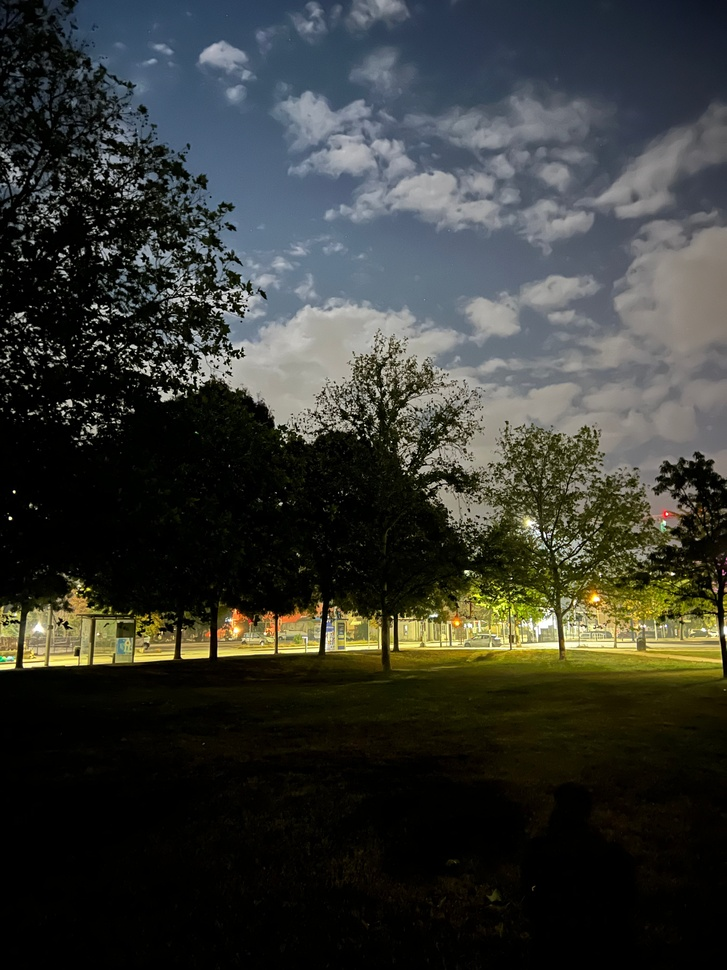
#> input picture data/original/1.jpg, 727 x 970 px, shrunk from 3024 x 4032 before the run
$ python -i methods.py   (imports and definitions only)
#> lines starting #> are read from the running program, lines starting #| are printed output that depends on the picture
"""
methods.py
The 4 enhancement methods. Every method takes a BGR uint8 image
and returns a BGR uint8 image of the same size.

Why we work on the L channel of CIE-Lab:
  Lab splits an image into L (lightness) and a, b (color).
  If we change only L, we change brightness/contrast but the
  colors (a, b) stay the same. If we changed R, G, B separately,
  each channel would change by a different amount and the colors
  could shift.

OpenCV note: for uint8 images, cv2.COLOR_BGR2LAB scales L to 0-255
(not 0-100 like in the textbook). So we can treat L like a normal
gray image.
"""

import cv2
import numpy as np


# ---------- helper functions ----------

def split_lab(image_bgr):
    """Change BGR to Lab and return the three channels separately."""
    lab = cv2.cvtColor(image_bgr, cv2.COLOR_BGR2LAB)
    lightness, channel_a, channel_b = cv2.split(lab)
    return lightness, channel_a, channel_b


def merge_lab(lightness, channel_a, channel_b):
    """Put the Lab channels back together and change Lab to BGR."""
    lab = cv2.merge([lightness, channel_a, channel_b])
    return cv2.cvtColor(lab, cv2.COLOR_LAB2BGR)


# ---------- method 1: baseline ----------

# [38 lines left out: functions baseline, contrast_stretch, not called in this run]


# ---------- method 3: histogram equalization on L ----------

def equalize_lightness(image_bgr):
    """Histogram equalization on the L channel of Lab.

    Equalization spreads the brightness values so that all levels
    from 0 to 255 are used about equally. Dark, low-contrast images
    become brighter with more contrast. Colors (a, b) are not touched.
    """
    lightness, channel_a, channel_b = split_lab(image_bgr)
    # equalizeHist needs a single-channel uint8 image. L is exactly that.
    equalized = cv2.equalizeHist(lightness)
    return merge_lab(equalized, channel_a, channel_b)


# ---------- method 4: non-local means denoising + equalization ----------

# [30 lines left out: function denoise_then_equalize, not called in this run]

>>> import cv2
>>> picture = cv2.imread('../data/original/1.jpg')
#> picture is the input picture: shape (970, 727, 3); mean B, G, R 51.1, 56.1, 54.2
>>> result = equalize_lightness(picture)
#> in split_lab, `lab = cv2.cvtColor(image_bgr, cv2.COLOR_BGR2LAB)`: lab: shape (970, 727, 3); mean of channels 0, 1, 2 58.4, 127, 130.1
#> in split_lab, `lightness, channel_a, channel_b = cv2.split(lab)`:
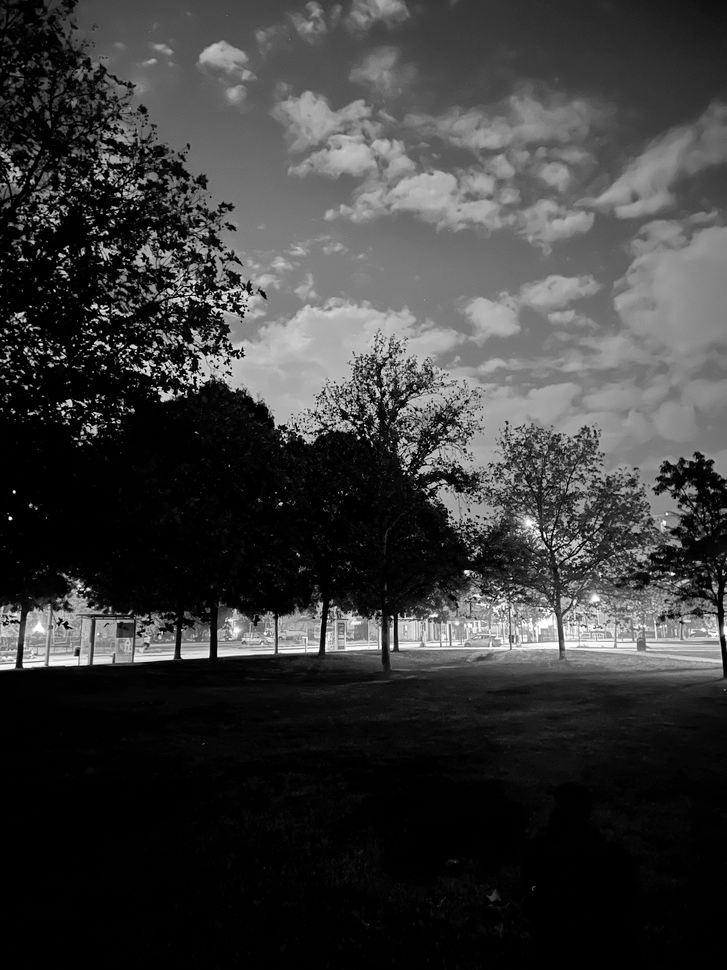
#> lightness: shape (970, 727); min 0, max 255, mean 58.4
#> in split_lab, `lightness, channel_a, channel_b = cv2.split(lab)`:
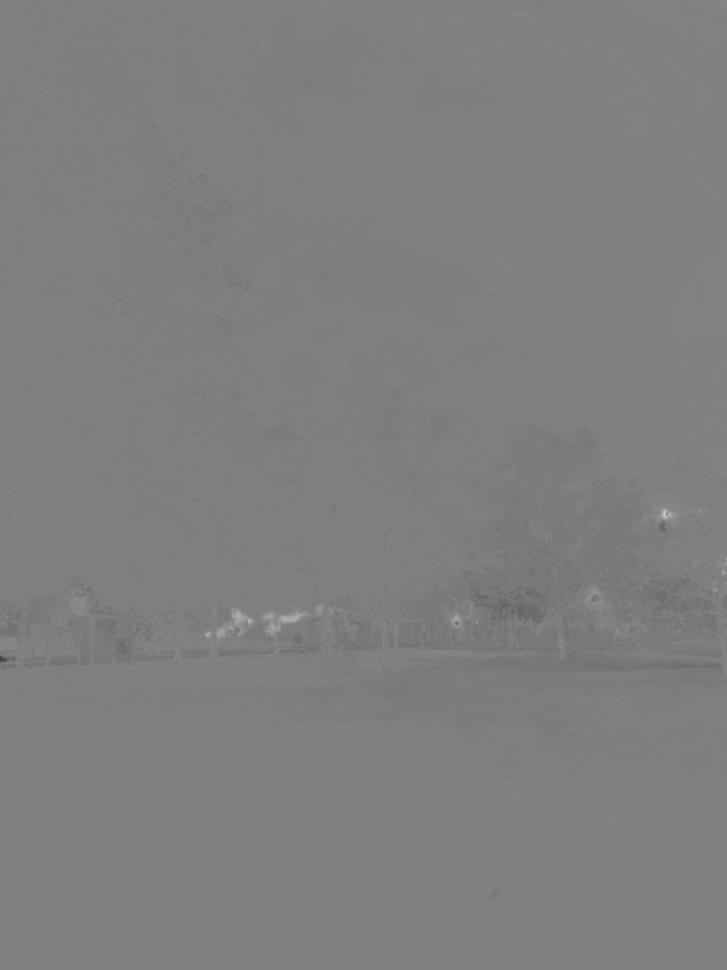
#> channel_a: shape (970, 727); min 67, max 196, mean 127
#> in split_lab, `lightness, channel_a, channel_b = cv2.split(lab)`:
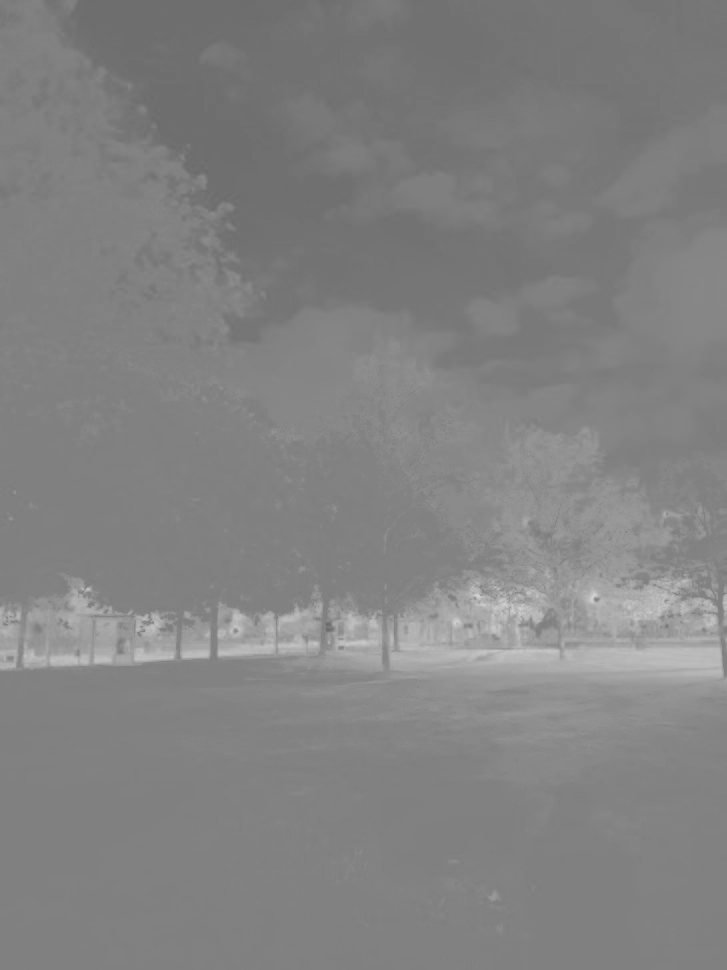
#> channel_b: shape (970, 727); min 107, max 213, mean 130.1
#> in equalize_lightness, `equalized = cv2.equalizeHist(lightness)`:
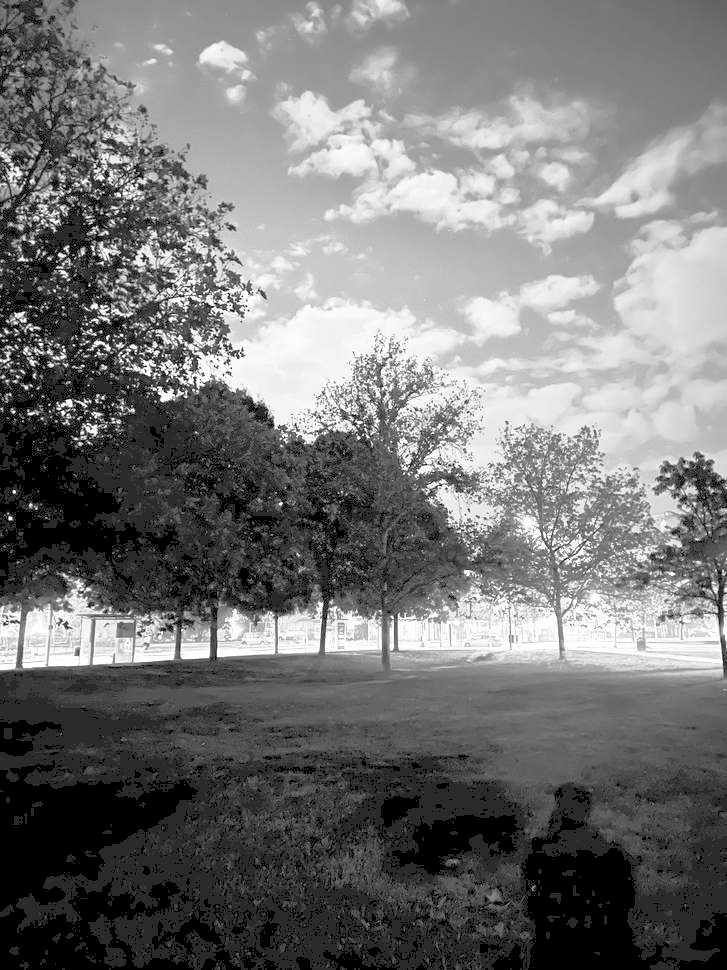
#> equalized: shape (970, 727); min 0, max 255, mean 117.2
#> in merge_lab, `lab = cv2.merge([lightness, channel_a, channel_b])`: lab: shape (970, 727, 3); mean of channels 0, 1, 2 117.2, 127, 130.1
#> in merge_lab, `return cv2.cvtColor(lab, cv2.COLOR_LAB2BGR)`:
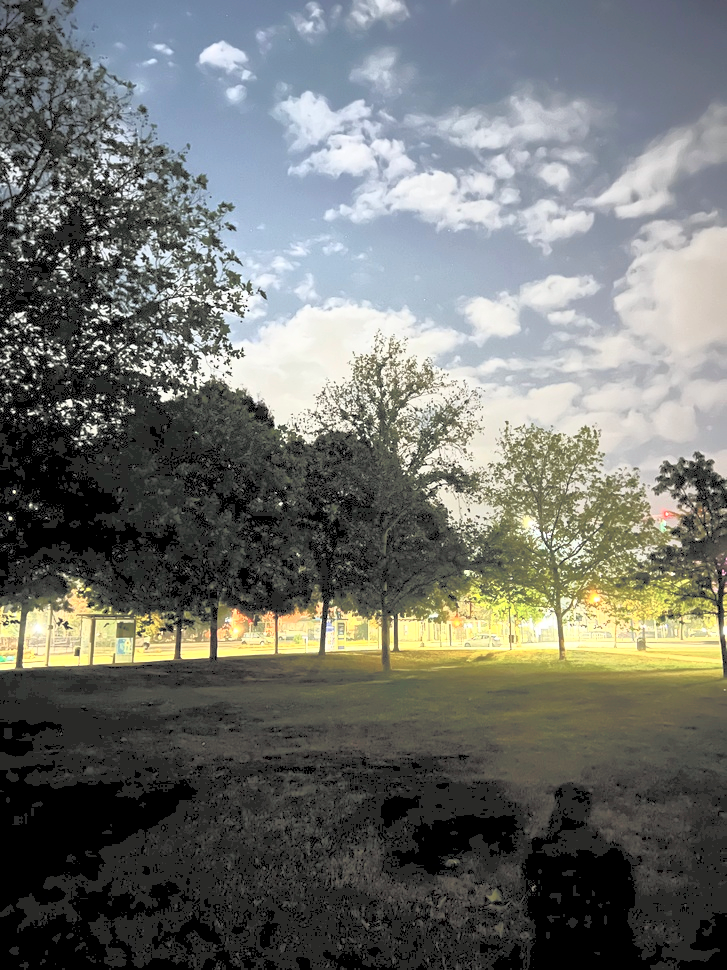
#> returned value: shape (970, 727, 3); mean B, G, R 108.5, 113, 111

$ run again, on data/original/2.jpg
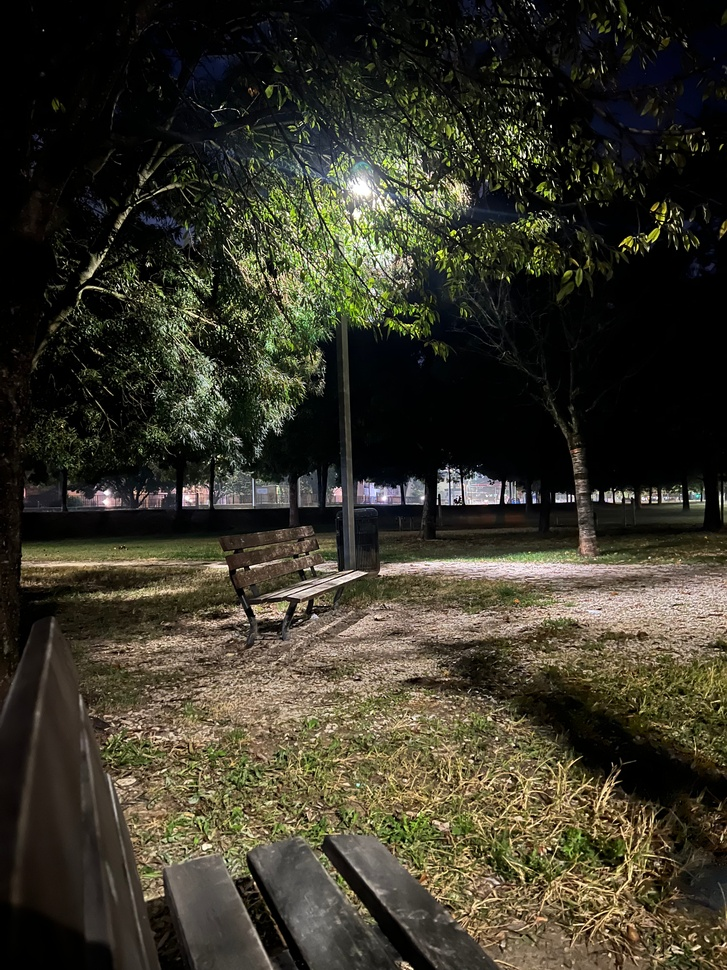
#> input picture data/original/2.jpg, 727 x 970 px, shrunk from 3024 x 4032 before the run
#> picture is the input picture: shape (970, 727, 3); mean B, G, R 41.6, 54.6, 57.7
#> in split_lab, `lightness, channel_a, channel_b = cv2.split(lab)`:
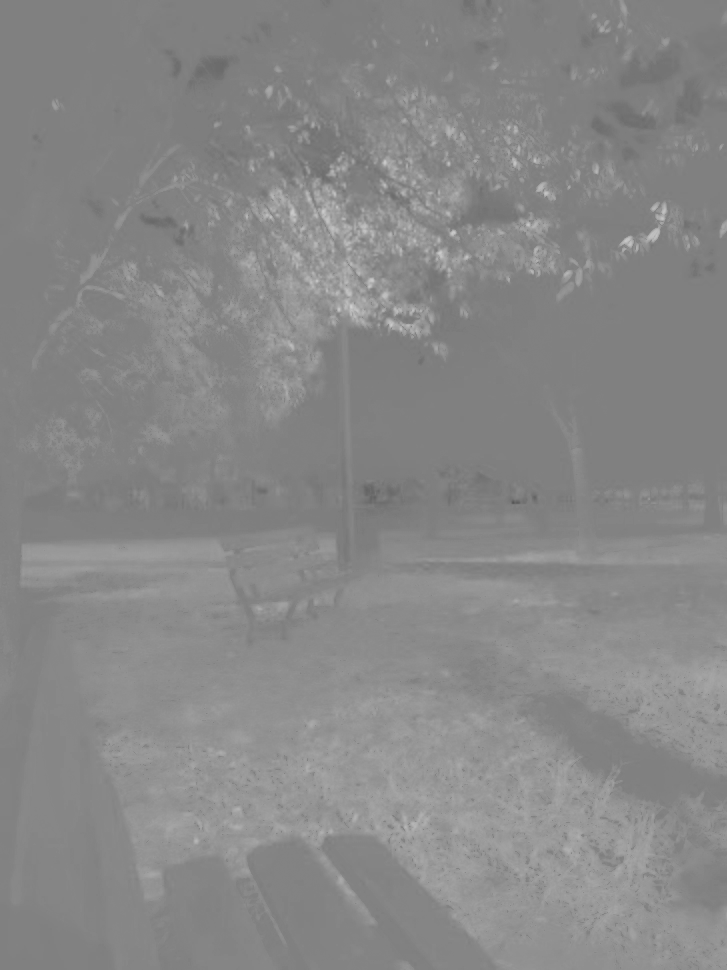
#> channel_b: shape (970, 727); min 86, max 207, mean 135.8
#> in merge_lab, `return cv2.cvtColor(lab, cv2.COLOR_LAB2BGR)`:
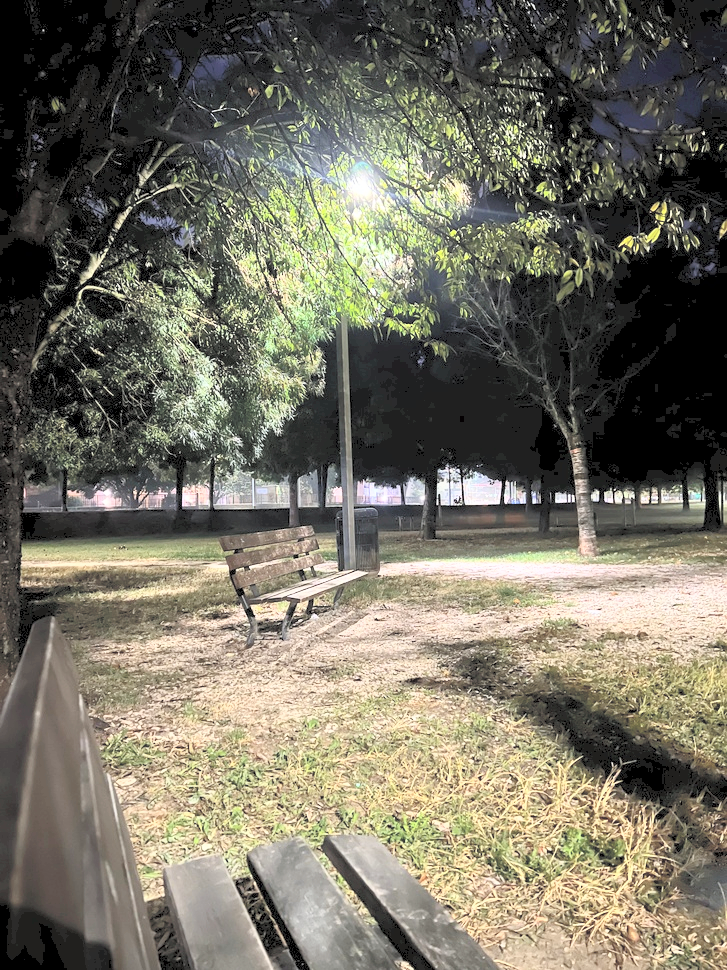
#> returned value: shape (970, 727, 3); mean B, G, R 99.4, 113.5, 117.3

$ run again, on data/original/4.jpg
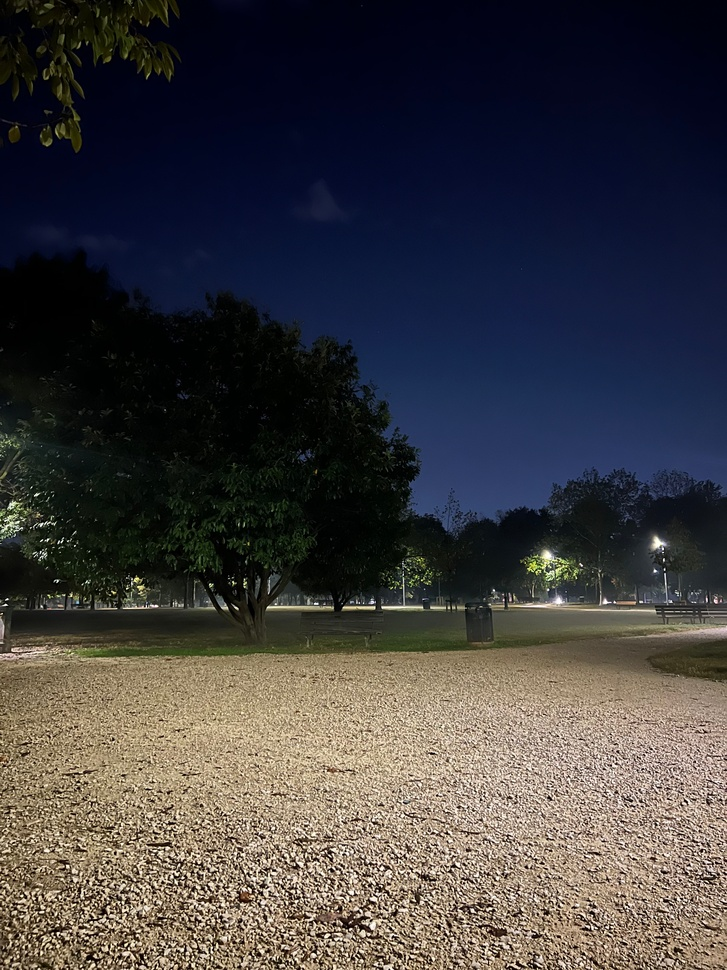
#> input picture data/original/4.jpg, 727 x 970 px, shrunk from 3024 x 4032 before the run
#> picture is the input picture: shape (970, 727, 3); mean B, G, R 63.8, 61.8, 63.9
#> in equalize_lightness, `equalized = cv2.equalizeHist(lightness)`:
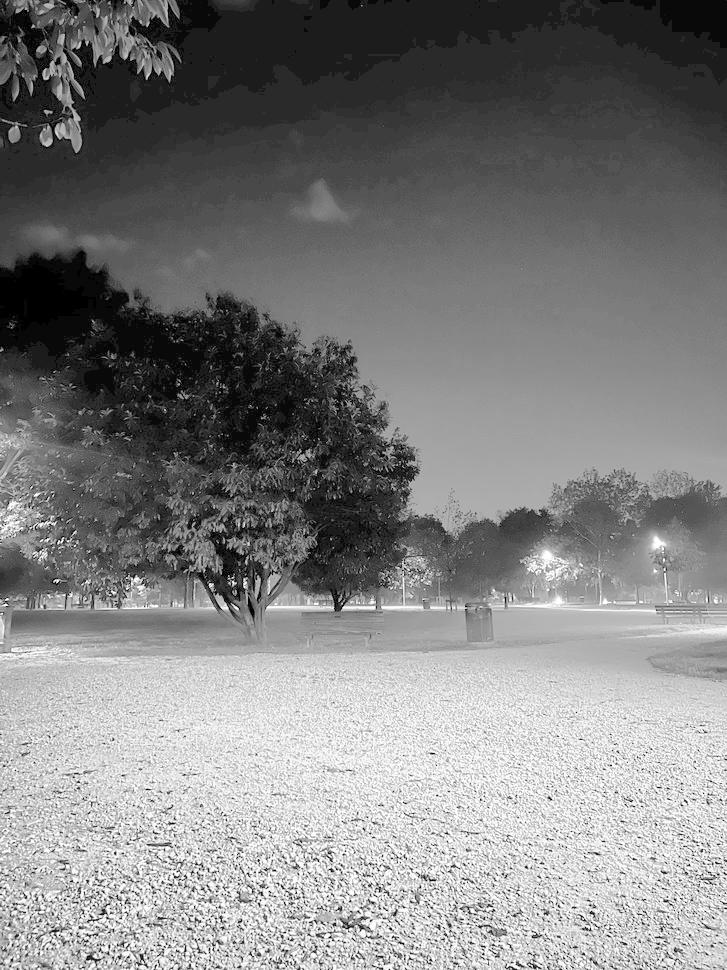
#> equalized: shape (970, 727); min 0, max 255, mean 128.7
#> in merge_lab, `return cv2.cvtColor(lab, cv2.COLOR_LAB2BGR)`:
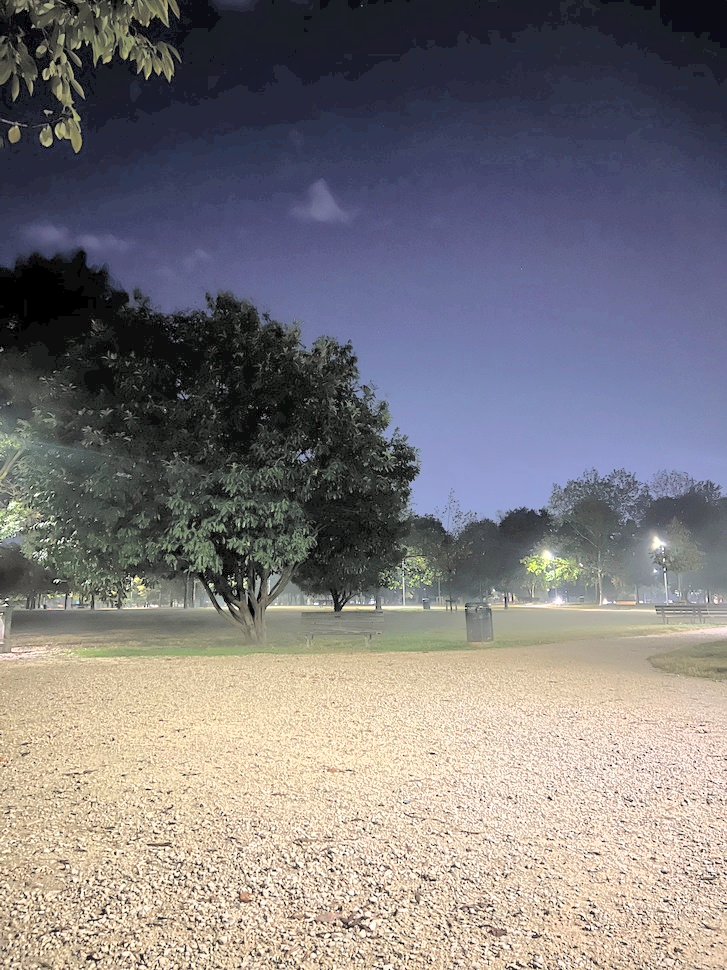
#> returned value: shape (970, 727, 3); mean B, G, R 124.7, 122.4, 126.1
